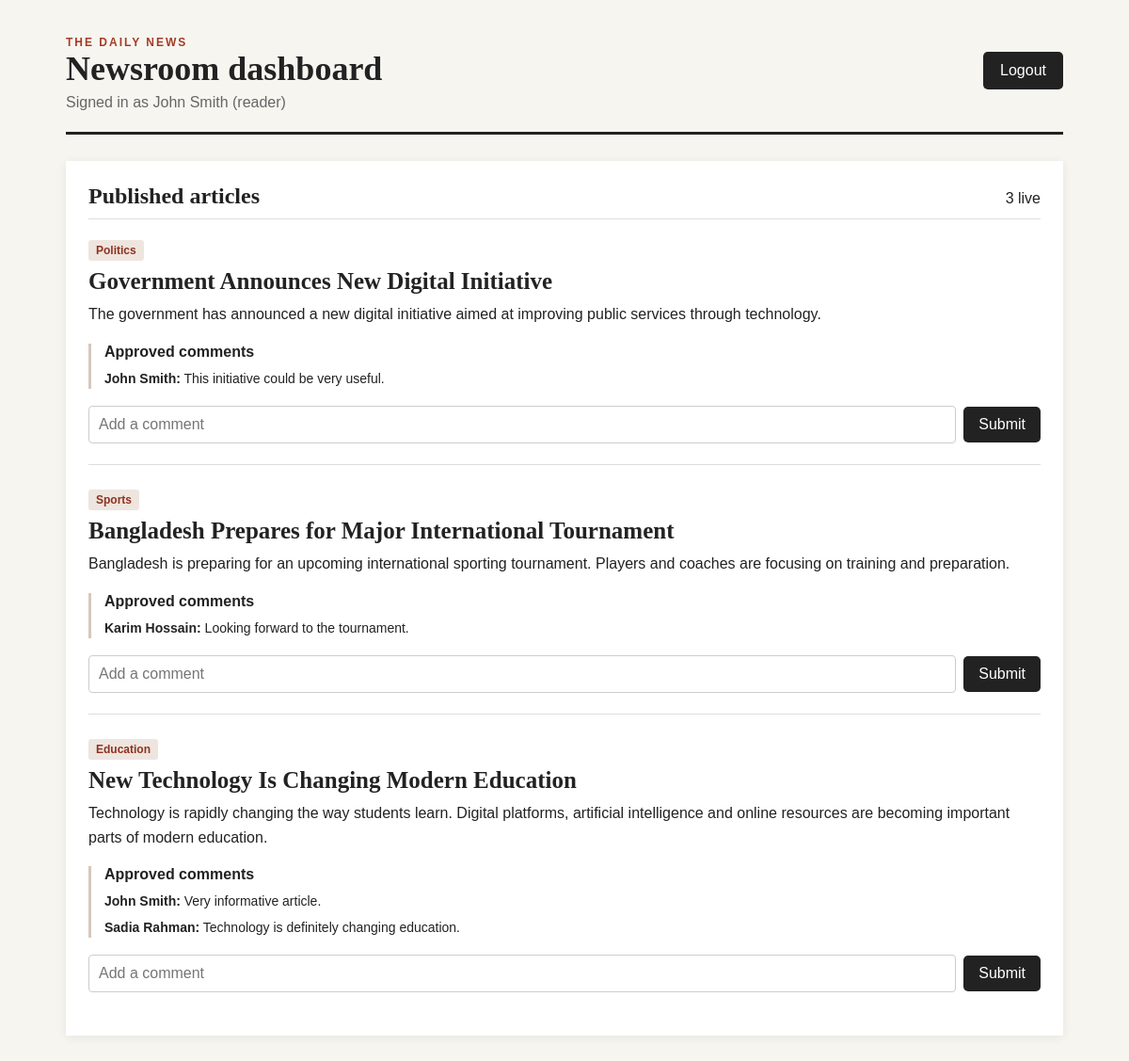
The page /BackEnd/dashboard.php (signed in) on the database its author committed.
### tables this page shows
CREATE TABLE ARTICLE (
    Article_ID INT PRIMARY KEY,
    Title VARCHAR(255) NOT NULL,
    Content TEXT,
    Created_At DATETIME,
    Updated_At DATETIME,
    Status VARCHAR(30),
    Reviewed_At DATETIME,
    Published_At DATETIME,
    Editors_Feedback TEXT,

    Reporter_ID INT,
    Editor_ID INT,
    Category_ID INT,

    FOREIGN KEY (Reporter_ID)
        REFERENCES REPORTER(Staff_ID),

    FOREIGN KEY (Editor_ID)
        REFERENCES EDITOR(Staff_ID),

    FOREIGN KEY (Category_ID)
        REFERENCES CATEGORY(Category_ID),

    CONSTRAINT chk_article_status
        CHECK (Status IN ('Draft', 'Reviewed', 'Published', 'Rejected'))
);

CREATE TABLE CATEGORY (
    Category_ID INT PRIMARY KEY,
    Category_Name VARCHAR(100) NOT NULL
);

CREATE TABLE COMMENT (
    Comment_ID INT PRIMARY KEY,
    Reader_ID INT,
    Article_ID INT,
    Comment_Text TEXT,
    Time_Stamp DATETIME,
    Status VARCHAR(30),

    FOREIGN KEY (Reader_ID)
        REFERENCES REGISTERED_READER(Reader_ID),

    FOREIGN KEY (Article_ID)
        REFERENCES ARTICLE(Article_ID),

    CONSTRAINT chk_comment_status
        CHECK (Status IN ('Pending', 'Approved', 'Flagged'))
);

CREATE TABLE REGISTERED_READER (
    Reader_ID INT PRIMARY KEY,
    Email VARCHAR(100),
    Name VARCHAR(100),
    Phone_No VARCHAR(20),
    Password VARCHAR(255),
    Status VARCHAR(30)
);

### BackEnd/dashboard.php (the view, shortened to what this page needs)
<?php
require_once "dbConnect.php";
$role = $_SESSION["role"];
$published = $conn->query("SELECT a.Article_ID, a.Title, a.Content, a.Created_At, c.Category_Name FROM ARTICLE a JOIN CATEGORY c ON c.Category_ID = a.Category_ID WHERE a.Status = 'Published' ORDER BY a.Published_At DESC, a.Created_At DESC");
?>
<!DOCTYPE html>
<html lang="en">
<head><meta charset="UTF-8"><meta name="viewport" content="width=device-width, initial-scale=1.0"><title>Newsroom Dashboard</title><link rel="stylesheet" href="style.css"></head>
<body class="dashboard-body">
<main class="dashboard">
    <header class="dashboard-header"><div><p class="eyebrow">THE DAILY NEWS</p><h1>Newsroom dashboard</h1><p>Signed in as <?= htmlspecialchars($_SESSION["name"]) ?> (<?= htmlspecialchars($role) ?>)</p></div><a class="button-link" href="logout.php">Logout</a></header>
    <section><div class="section-heading"><h2>Published articles</h2><span><?= $published->num_rows ?> live</span></div>
        <?php while ($article = $published->fetch_assoc()): ?>
            <article class="article"><span class="category"><?= htmlspecialchars($article["Category_Name"]) ?></span><h3><?= htmlspecialchars($article["Title"]) ?></h3><p><?= nl2br(htmlspecialchars($article["Content"])) ?></p>
                <?php $articleId = (int) $article["Article_ID"]; $visibleComments = $conn->query("SELECT cm.Comment_Text, r.Name FROM `COMMENT` cm JOIN REGISTERED_READER r ON r.Reader_ID = cm.Reader_ID WHERE cm.Article_ID = $articleId AND cm.Status = 'Approved' ORDER BY cm.Time_Stamp"); ?>
                <div class="comments"><h4>Approved comments</h4><?php while ($comment = $visibleComments->fetch_assoc()): ?><p><strong><?= htmlspecialchars($comment["Name"]) ?>:</strong> <?= htmlspecialchars($comment["Comment_Text"]) ?></p><?php endwhile; ?></div>
                <?php if ($role === "reader"): ?><form method="post" class="inline-form"><input name="comment_text" placeholder="Add a comment" required><button type="submit">Submit</button></form><?php endif; ?>
            </article>
        <?php endwhile; ?>
    </section>
</main>
</body>
</html>

### BackEnd/style.css (style rules this page uses)
* { margin: 0; padding: 0; box-sizing: border-box; }
body { font-family: Arial, sans-serif; background-color: #f2f2f2; display: flex; justify-content: center; align-items: center; min-height: 100vh; }
button { width: 100%; padding: 12px; background-color: #222; color: white; border: none; border-radius: 5px; font-size: 16px; cursor: pointer; }
.dashboard-body { align-items: flex-start; background: #f7f5f0; color: #222; }
.dashboard { width: min(1100px, 100%); padding: 32px 20px 60px; }
.dashboard-header { display: flex; justify-content: space-between; align-items: center; gap: 20px; border-bottom: 3px solid #222; padding-bottom: 22px; margin-bottom: 28px; }
.dashboard-header h1 { font: 700 36px Georgia, serif; }
.dashboard-header p { color: #666; margin-top: 6px; }
.eyebrow { color: #a33b25 !important; font-size: 12px; font-weight: bold; letter-spacing: 2px; }
.button-link { background: #222; color: white; padding: 11px 18px; text-decoration: none; border-radius: 5px; }
section { background: white; padding: 24px; margin-bottom: 24px; box-shadow: 0 2px 10px rgba(0,0,0,.07); }
.section-heading { display: flex; justify-content: space-between; align-items: baseline; border-bottom: 1px solid #ddd; margin-bottom: 18px; padding-bottom: 10px; }
.section-heading h2 { font: 700 24px Georgia, serif; }
.article { border-bottom: 1px solid #ddd; padding: 4px 0 22px; margin-bottom: 22px; }
.article:last-child { border-bottom: 0; margin-bottom: 0; }
.article h3 { font: 700 25px Georgia, serif; margin: 8px 0; }
.article p { line-height: 1.6; }
.category, .status { display: inline-block; background: #eee5df; color: #8d321f; padding: 4px 8px; border-radius: 3px; font-size: 12px; font-weight: bold; }
.comments { border-left: 3px solid #d7c7be; margin: 18px 0; padding-left: 14px; }
.comments h4 { margin-bottom: 8px; }
.comments p { font-size: 14px; margin: 5px 0; }
.inline-form { display: flex; gap: 8px; align-items: center; }
.inline-form input, .inline-form select, .editor-form input, .editor-form select, .editor-form textarea { border: 1px solid #ccc; border-radius: 4px; padding: 10px; font: inherit; }
.inline-form input { flex: 1; }
.inline-form button, .editor-form button { width: auto; padding: 10px 16px; }

### rows shown on the page
article: Category_ID.Category_Name "Politics", Title "Government Announces New Digital Initiative", Content "The government has announced a new digital initiative aimed at improving public services through technology."
comment: Reader_ID.Name "John Smith", Comment_Text "This initiative could be very useful."
article: Category_ID.Category_Name "Sports", Title "Bangladesh Prepares for Major International Tournament", Content "Bangladesh is preparing for an upcoming international sporting tournament. Players and coaches are focusing on training and preparation."
comment: Reader_ID.Name "Karim Hossain", Comment_Text "Looking forward to the tournament."
article: Category_ID.Category_Name "Education", Title "New Technology Is Changing Modern Education", Content "Technology is rapidly changing the way students learn. Digital platforms, artificial intelligence and online resources are becoming important parts of modern education."
comment: Reader_ID.Name "John Smith", Comment_Text "Very informative article."
comment: Reader_ID.Name "Sadia Rahman", Comment_Text "Technology is definitely changing education."

### other values the page prints
$_SESSION["name"] "John Smith"
$role "reader"
$published->num_rows "3"
